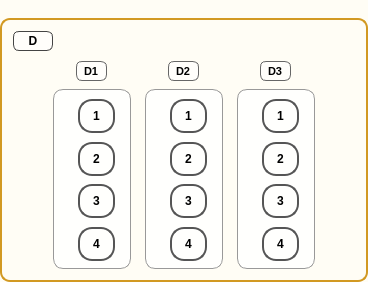
                          <widget class="QGroupBox" name="groupZoneD">
                           <property name="sizePolicy">
                            <sizepolicy hsizetype="Expanding" vsizetype="Preferred">
                             <horstretch>0</horstretch>
                             <verstretch>0</verstretch>
                            </sizepolicy>
                           </property>
                           <property name="styleSheet">
                            <string>QGroupBox{border:2px solid #d29922;border-radius:10px;margin-top:18px;background:#fffdf5;}QGroupBox::title{subcontrol-origin:margin;left:12px;top:6px;padding:0 6px;font-weight:700;}</string>
                           </property>
                           <property name="text" stdset="0">
                            <string>냉동고 D</string>
                           </property>
                           <layout class="QVBoxLayout" name="vboxZoneD">
                            <property name="spacing">
                             <number>10</number>
                            </property>
                            <item>
                             <widget class="QLabel" name="labelZone_D">
                              <property name="sizePolicy">
                               <sizepolicy hsizetype="Fixed" vsizetype="Fixed">
                                <horstretch>0</horstretch>
                                <verstretch>0</verstretch>
                               </sizepolicy>
                              </property>
                              <property name="minimumSize">
                               <size>
                                <width>24</width>
                                <height>20</height>
                               </size>
                              </property>
                              <property name="maximumSize">
                               <size>
                                <width>40</width>
                                <height>22</height>
                               </size>
                              </property>
                              <property name="styleSheet">
                               <string>QLabel{border:1px solid #444;border-radius:6px;padding:2px 6px;font-weight:700;font-size:12px;background:rgba(255,255,255,0.6);}</string>
                              </property>
                              <property name="text">
                               <string>D</string>
                              </property>
                              <property name="alignment">
                               <set>Qt::AlignCenter</set>
                              </property>
                             </widget>
                            </item>
                            <item>
                             <layout class="QHBoxLayout" name="hboxZoneD">
                              <property name="spacing">
                               <number>14</number>
                              </property>
                              <item>
                               <spacer name="hboxZoneD_spacer_left">
                                <property name="orientation">
                                 <enum>Qt::Horizontal</enum>
                                </property>
                                <property name="sizeType">
                                 <enum>QSizePolicy::Expanding</enum>
                                </property>
                                <property name="sizeHint" stdset="0">
                                 <size>
                                  <width>40</width>
                                  <height>20</height>
                                 </size>
                                </property>
                               </spacer>
                              </item>
                              <item>
                               <layout class="QVBoxLayout" name="vbox_container_D_a1">
                                <property name="spacing">
                                 <number>8</number>
                                </property>
                                <item alignment="Qt::AlignHCenter">
                                 <widget class="QLabel" name="labelRack_D1">
                                  <property name="sizePolicy">
                                   <sizepolicy hsizetype="Fixed" vsizetype="Fixed">
                                    <horstretch>0</horstretch>
                                    <verstretch>0</verstretch>
                                   </sizepolicy>
                                  </property>
                                  <property name="minimumSize">
                                   <size>
                                    <width>28</width>
                                    <height>20</height>
                                   </size>
                                  </property>
                                  <property name="maximumSize">
                                   <size>
                                    <width>40</width>
                                    <height>22</height>
                                   </size>
                                  </property>
                                  <property name="styleSheet">
                                   <string>QLabel{border:1px solid #666;border-radius:6px;padding:2px 4px;font-weight:700;font-size:11px;background:rgba(255,255,255,0.6);}</string>
                                  </property>
                                  <property name="text">
                                   <string>D1</string>
                                  </property>
                                 </widget>
                                </item>
                                <item alignment="Qt::AlignHCenter">
                                 <widget class="QFrame" name="frame_D_a1">
                                  <property name="sizePolicy">
                                   <sizepolicy hsizetype="Fixed" vsizetype="Fixed">
                                    <horstretch>0</horstretch>
                                    <verstretch>0</verstretch>
                                   </sizepolicy>
                                  </property>
                                  <property name="minimumSize">
                                   <size>
                                    <width>78</width>
                                    <height>180</height>
                                   </size>
                                  </property>
                                  <property name="maximumSize">
                                   <size>
                                    <width>90</width>
                                    <height>180</height>
                                   </size>
                                  </property>
                                  <property name="styleSheet">
                                   <string>QFrame{border:1px solid #999;border-radius:10px;background:rgba(255,255,255,0.8);padding-left:15px;}</string>
                                  </property>
                                  <property name="frameShape">
                                   <enum>QFrame::NoFrame</enum>
                                  </property>
                                  <layout class="QVBoxLayout" name="vbox_frame_D_a1">
                                   <property name="spacing">
                                    <number>10</number>
                                   </property>
                                   <item>
                                    <widget class="QToolButton" name="tube_D_a1_t1">
                                     <property name="minimumSize">
                                      <size>
                                       <width>34</width>
                                       <height>34</height>
                                      </size>
                                     </property>
                                     <property name="styleSheet">
                                      <string>QToolButton{border:2px solid #555;border-radius:14px;min-width:30px;min-height:30px;font-weight:700;}QToolButton:hover{border-color:#111;}QToolButton:checked{background:#2d89ef;color:#fff;}</string>
                                     </property>
                                     <property name="text">
                                      <string>1</string>
                                     </property>
                                     <property name="checkable">
                                      <bool>true</bool>
                                     </property>
                                     <property name="autoExclusive">
                                      <bool>false</bool>
                                     </property>
                                    </widget>
                                   </item>
                                   <item>
                                    <widget class="QToolButton" name="tube_D_a1_t2">
                                     <property name="minimumSize">
                                      <size>
                                       <width>34</width>
                                       <height>34</height>
                                      </size>
                                     </property>
                                     <property name="styleSheet">
                                      <string>QToolButton{border:2px solid #555;border-radius:14px;min-width:30px;min-height:30px;font-weight:700;}QToolButton:hover{border-color:#111;}QToolButton:checked{background:#2d89ef;color:#fff;}</string>
                                     </property>
                                     <property name="text">
                                      <string>2</string>
                                     </property>
                                     <property name="checkable">
                                      <bool>true</bool>
                                     </property>
                                     <property name="autoExclusive">
                                      <bool>false</bool>
                                     </property>
                                    </widget>
                                   </item>
                                   <item>
                                    <widget class="QToolButton" name="tube_D_a1_t3">
                                     <property name="minimumSize">
                                      <size>
                                       <width>34</width>
                                       <height>34</height>
                                      </size>
                                     </property>
                                     <property name="styleSheet">
                                      <string>QToolButton{border:2px solid #555;border-radius:14px;min-width:30px;min-height:30px;font-weight:700;}QToolButton:hover{border-color:#111;}QToolButton:checked{background:#2d89ef;color:#fff;}</string>
                                     </property>
                                     <property name="text">
                                      <string>3</string>
                                     </property>
                                     <property name="checkable">
                                      <bool>true</bool>
                                     </property>
                                     <property name="autoExclusive">
                                      <bool>false</bool>
                                     </property>
                                    </widget>
                                   </item>
                                   <item>
                                    <widget class="QToolButton" name="tube_D_a1_t4">
                                     <property name="minimumSize">
                                      <size>
                                       <width>34</width>
                                       <height>34</height>
                                      </size>
                                     </property>
                                     <property name="styleSheet">
                                      <string>QToolButton{border:2px solid #555;border-radius:14px;min-width:30px;min-height:30px;font-weight:700;}QToolButton:hover{border-color:#111;}QToolButton:checked{background:#2d89ef;color:#fff;}</string>
                                     </property>
                                     <property name="text">
                                      <string>4</string>
                                     </property>
                                     <property name="checkable">
                                      <bool>true</bool>
                                     </property>
                                     <property name="autoExclusive">
                                      <bool>false</bool>
                                     </property>
                                    </widget>
                                   </item>
                                  </layout>
                                 </widget>
                                </item>
                               </layout>
                              </item>
                              <item>
                               <layout class="QVBoxLayout" name="vbox_container_D_a2">
                                <property name="spacing">
                                 <number>8</number>
                                </property>
                                <item alignment="Qt::AlignHCenter">
                                 <widget class="QLabel" name="labelRack_D2">
                                  <property name="sizePolicy">
                                   <sizepolicy hsizetype="Fixed" vsizetype="Fixed">
                                    <horstretch>0</horstretch>
                                    <verstretch>0</verstretch>
                                   </sizepolicy>
                                  </property>
                                  <property name="minimumSize">
                                   <size>
                                    <width>28</width>
                                    <height>20</height>
                                   </size>
                                  </property>
                                  <property name="maximumSize">
                                   <size>
                                    <width>40</width>
                                    <height>22</height>
                                   </size>
                                  </property>
                                  <property name="styleSheet">
                                   <string>QLabel{border:1px solid #666;border-radius:6px;padding:2px 4px;font-weight:700;font-size:11px;background:rgba(255,255,255,0.6);}</string>
                                  </property>
                                  <property name="text">
                                   <string>D2</string>
                                  </property>
                                 </widget>
                                </item>
                                <item alignment="Qt::AlignHCenter">
                                 <widget class="QFrame" name="frame_D_a2">
                                  <property name="sizePolicy">
                                   <sizepolicy hsizetype="Fixed" vsizetype="Fixed">
                                    <horstretch>0</horstretch>
                                    <verstretch>0</verstretch>
                                   </sizepolicy>
                                  </property>
                                  <property name="minimumSize">
                                   <size>
                                    <width>78</width>
                                    <height>180</height>
                                   </size>
                                  </property>
                                  <property name="maximumSize">
                                   <size>
                                    <width>90</width>
                                    <height>180</height>
                                   </size>
                                  </property>
                                  <property name="styleSheet">
                                   <string>QFrame{border:1px solid #999;border-radius:10px;background:rgba(255,255,255,0.8);padding-left:15px;}</string>
                                  </property>
                                  <property name="frameShape">
                                   <enum>QFrame::NoFrame</enum>
                                  </property>
                                  <layout class="QVBoxLayout" name="vbox_frame_D_a2">
                                   <property name="spacing">
                                    <number>10</number>
                                   </property>
                                   <item>
                                    <widget class="QToolButton" name="tube_D_a2_t1">
                                     <property name="minimumSize">
                                      <size>
                                       <width>34</width>
                                       <height>34</height>
                                      </size>
                                     </property>
                                     <property name="styleSheet">
                                      <string>QToolButton{border:2px solid #555;border-radius:14px;min-width:30px;min-height:30px;font-weight:700;}QToolButton:hover{border-color:#111;}QToolButton:checked{background:#2d89ef;color:#fff;}</string>
                                     </property>
                                     <property name="text">
                                      <string>1</string>
                                     </property>
                                     <property name="checkable">
                                      <bool>true</bool>
                                     </property>
                                     <property name="autoExclusive">
                                      <bool>false</bool>
                                     </property>
                                    </widget>
                                   </item>
                                   <item>
                                    <widget class="QToolButton" name="tube_D_a2_t2">
                                     <property name="minimumSize">
                                      <size>
                                       <width>34</width>
                                       <height>34</height>
                                      </size>
                                     </property>
                                     <property name="styleSheet">
                                      <string>QToolButton{border:2px solid #555;border-radius:14px;min-width:30px;min-height:30px;font-weight:700;}QToolButton:hover{border-color:#111;}QToolButton:checked{background:#2d89ef;color:#fff;}</string>
                                     </property>
                                     <property name="text">
                                      <string>2</string>
                                     </property>
                                     <property name="checkable">
                                      <bool>true</bool>
                                     </property>
                                     <property name="autoExclusive">
                                      <bool>false</bool>
                                     </property>
                                    </widget>
                                   </item>
                                   <item>
                                    <widget class="QToolButton" name="tube_D_a2_t3">
                                     <property name="minimumSize">
                                      <size>
                                       <width>34</width>
                                       <height>34</height>
                                      </size>
                                     </property>
                                     <property name="styleSheet">
                                      <string>QToolButton{border:2px solid #555;border-radius:14px;min-width:30px;min-height:30px;font-weight:700;}QToolButton:hover{border-color:#111;}QToolButton:checked{background:#2d89ef;color:#fff;}</string>
                                     </property>
                                     <property name="text">
                                      <string>3</string>
                                     </property>
                                     <property name="checkable">
                                      <bool>true</bool>
                                     </property>
                                     <property name="autoExclusive">
                                      <bool>false</bool>
                                     </property>
                                    </widget>
                                   </item>
                                   <item>
                                    <widget class="QToolButton" name="tube_D_a2_t4">
                                     <property name="minimumSize">
                                      <size>
                                       <width>34</width>
                                       <height>34</height>
                                      </size>
                                     </property>
                                     <property name="styleSheet">
                                      <string>QToolButton{border:2px solid #555;border-radius:14px;min-width:30px;min-height:30px;font-weight:700;}QToolButton:hover{border-color:#111;}QToolButton:checked{background:#2d89ef;color:#fff;}</string>
                                     </property>
                                     <property name="text">
                                      <string>4</string>
                                     </property>
                                     <property name="checkable">
                                      <bool>true</bool>
                                     </property>
                                     <property name="autoExclusive">
                                      <bool>false</bool>
                                     </property>
                                    </widget>
                                   </item>
                                  </layout>
                                 </widget>
                                </item>
                               </layout>
                              </item>
                              <item>
                               <layout class="QVBoxLayout" name="vbox_container_D_a3">
                                <property name="spacing">
                                 <number>8</number>
                                </property>
                                <item alignment="Qt::AlignHCenter">
                                 <widget class="QLabel" name="labelRack_D3">
                                  <property name="sizePolicy">
                                   <sizepolicy hsizetype="Fixed" vsizetype="Fixed">
                                    <horstretch>0</horstretch>
                                    <verstretch>0</verstretch>
                                   </sizepolicy>
                                  </property>
                                  <property name="minimumSize">
                                   <size>
                                    <width>28</width>
                                    <height>20</height>
                                   </size>
                                  </property>
                                  <property name="maximumSize">
                                   <size>
                                    <width>40</width>
                                    <height>22</height>
                                   </size>
                                  </property>
                                  <property name="styleSheet">
                                   <string>QLabel{border:1px solid #666;border-radius:6px;padding:2px 4px;font-weight:700;font-size:11px;background:rgba(255,255,255,0.6);}</string>
                                  </property>
                                  <property name="text">
                                   <string>D3</string>
                                  </property>
                                 </widget>
                                </item>
                                <item alignment="Qt::AlignHCenter">
                                 <widget class="QFrame" name="frame_D_a3">
                                  <property name="sizePolicy">
                                   <sizepolicy hsizetype="Fixed" vsizetype="Fixed">
                                    <horstretch>0</horstretch>
                                    <verstretch>0</verstretch>
                                   </sizepolicy>
                                  </property>
                                  <property name="minimumSize">
                                   <size>
                                    <width>78</width>
                                    <height>180</height>
                                   </size>
                                  </property>
                                  <property name="maximumSize">
                                   <size>
                                    <width>90</width>
                                    <height>180</height>
                                   </size>
                                  </property>
                                  <property name="styleSheet">
                                   <string>QFrame{border:1px solid #999;border-radius:10px;background:rgba(255,255,255,0.8);padding-left:15px;}</string>
                                  </property>
                                  <property name="frameShape">
                                   <enum>QFrame::NoFrame</enum>
                                  </property>
                                  <layout class="QVBoxLayout" name="vbox_frame_D_a3">
                                   <property name="spacing">
                                    <number>10</number>
                                   </property>
                                   <item>
                                    <widget class="QToolButton" name="tube_D_a3_t1">
                                     <property name="minimumSize">
                                      <size>
                                       <width>34</width>
                                       <height>34</height>
                                      </size>
                                     </property>
                                     <property name="styleSheet">
                                      <string>QToolButton{border:2px solid #555;border-radius:14px;min-width:30px;min-height:30px;font-weight:700;}QToolButton:hover{border-color:#111;}QToolButton:checked{background:#2d89ef;color:#fff;}</string>
                                     </property>
                                     <property name="text">
                                      <string>1</string>
                                     </property>
                                     <property name="checkable">
                                      <bool>true</bool>
                                     </property>
                                     <property name="autoExclusive">
                                      <bool>false</bool>
                                     </property>
                                    </widget>
                                   </item>
                                   <item>
                                    <widget class="QToolButton" name="tube_D_a3_t2">
                                     <property name="minimumSize">
                                      <size>
                                       <width>34</width>
                                       <height>34</height>
                                      </size>
                                     </property>
                                     <property name="styleSheet">
                                      <string>QToolButton{border:2px solid #555;border-radius:14px;min-width:30px;min-height:30px;font-weight:700;}QToolButton:hover{border-color:#111;}QToolButton:checked{background:#2d89ef;color:#fff;}</string>
                                     </property>
                                     <property name="text">
                                      <string>2</string>
                                     </property>
                                     <property name="checkable">
                                      <bool>true</bool>
                                     </property>
                                     <property name="autoExclusive">
                                      <bool>false</bool>
                                     </property>
                                    </widget>
                                   </item>
                                   <item>
                                    <widget class="QToolButton" name="tube_D_a3_t3">
                                     <property name="minimumSize">
                                      <size>
                                       <width>34</width>
                                       <height>34</height>
                                      </size>
                                     </property>
                                     <property name="styleSheet">
                                      <string>QToolButton{border:2px solid #555;border-radius:14px;min-width:30px;min-height:30px;font-weight:700;}QToolButton:hover{border-color:#111;}QToolButton:checked{background:#2d89ef;color:#fff;}</string>
                                     </property>
                                     <property name="text">
                                      <string>3</string>
                                     </property>
                                     <property name="checkable">
                                      <bool>true</bool>
                                     </property>
                                     <property name="autoExclusive">
                                      <bool>false</bool>
                                     </property>
                                    </widget>
                                   </item>
                                   <item>
                                    <widget class="QToolButton" name="tube_D_a3_t4">
                                     <property name="minimumSize">
                                      <size>
                                       <width>34</width>
                                       <height>34</height>
                                      </size>
                                     </property>
                                     <property name="styleSheet">
                                      <string>QToolButton{border:2px solid #555;border-radius:14px;min-width:30px;min-height:30px;font-weight:700;}QToolButton:hover{border-color:#111;}QToolButton:checked{background:#2d89ef;color:#fff;}</string>
                                     </property>
                                     <property name="text">
                                      <string>4</string>
                                     </property>
                                     <property name="checkable">
                                      <bool>true</bool>
                                     </property>
                                     <property name="autoExclusive">
                                      <bool>false</bool>
                                     </property>
                                    </widget>
                                   </item>
                                  </layout>
                                 </widget>
                                </item>
                               </layout>
                              </item>
                              <item>
                               <spacer name="hboxZoneD_spacer_right">
                                <property name="orientation">
                                 <enum>Qt::Horizontal</enum>
                                </property>
                                <property name="sizeType">
                                 <enum>QSizePolicy::Expanding</enum>
                                </property>
                                <property name="sizeHint" stdset="0">
                                 <size>
                                  <width>40</width>
                                  <height>20</height>
                                 </size>
                                </property>
                               </spacer>
                              </item>
                             </layout>
                            </item>
                           </layout>
                          </widget>
